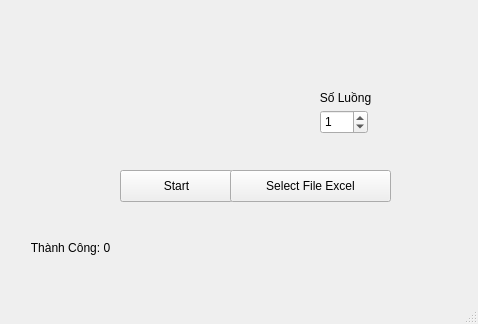
<?xml version="1.0" encoding="UTF-8"?>
<ui version="4.0">
 <class>MainWindow</class>
 <widget class="QMainWindow" name="MainWindow">
  <property name="geometry">
   <rect>
    <x>0</x>
    <y>0</y>
    <width>478</width>
    <height>324</height>
   </rect>
  </property>
  <property name="windowTitle">
   <string>MainWindow</string>
  </property>
  <widget class="QWidget" name="centralwidget">
   <widget class="QPushButton" name="pushButton">
    <property name="geometry">
     <rect>
      <x>120</x>
      <y>170</y>
      <width>113</width>
      <height>32</height>
     </rect>
    </property>
    <property name="text">
     <string>Start</string>
    </property>
   </widget>
   <widget class="QSpinBox" name="spinBox">
    <property name="geometry">
     <rect>
      <x>320</x>
      <y>110</y>
      <width>48</width>
      <height>24</height>
     </rect>
    </property>
    <property name="value">
     <number>1</number>
    </property>
   </widget>
   <widget class="QLabel" name="label">
    <property name="geometry">
     <rect>
      <x>310</x>
      <y>90</y>
      <width>71</width>
      <height>16</height>
     </rect>
    </property>
    <property name="text">
     <string>Số Luồng</string>
    </property>
    <property name="alignment">
     <set>Qt::AlignCenter</set>
    </property>
   </widget>
   <widget class="QPushButton" name="pushButton_2">
    <property name="geometry">
     <rect>
      <x>230</x>
      <y>170</y>
      <width>161</width>
      <height>32</height>
     </rect>
    </property>
    <property name="text">
     <string>Select File Excel</string>
    </property>
   </widget>
   <widget class="QLabel" name="label_2">
    <property name="geometry">
     <rect>
      <x>20</x>
      <y>240</y>
      <width>101</width>
      <height>16</height>
     </rect>
    </property>
    <property name="text">
     <string>Thành Công: 0</string>
    </property>
    <property name="alignment">
     <set>Qt::AlignCenter</set>
    </property>
   </widget>
  </widget>
  <widget class="QMenuBar" name="menubar">
   <property name="geometry">
    <rect>
     <x>0</x>
     <y>0</y>
     <width>478</width>
     <height>24</height>
    </rect>
   </property>
  </widget>
  <widget class="QStatusBar" name="statusbar"/>
 </widget>
 <resources/>
 <connections/>
</ui>
